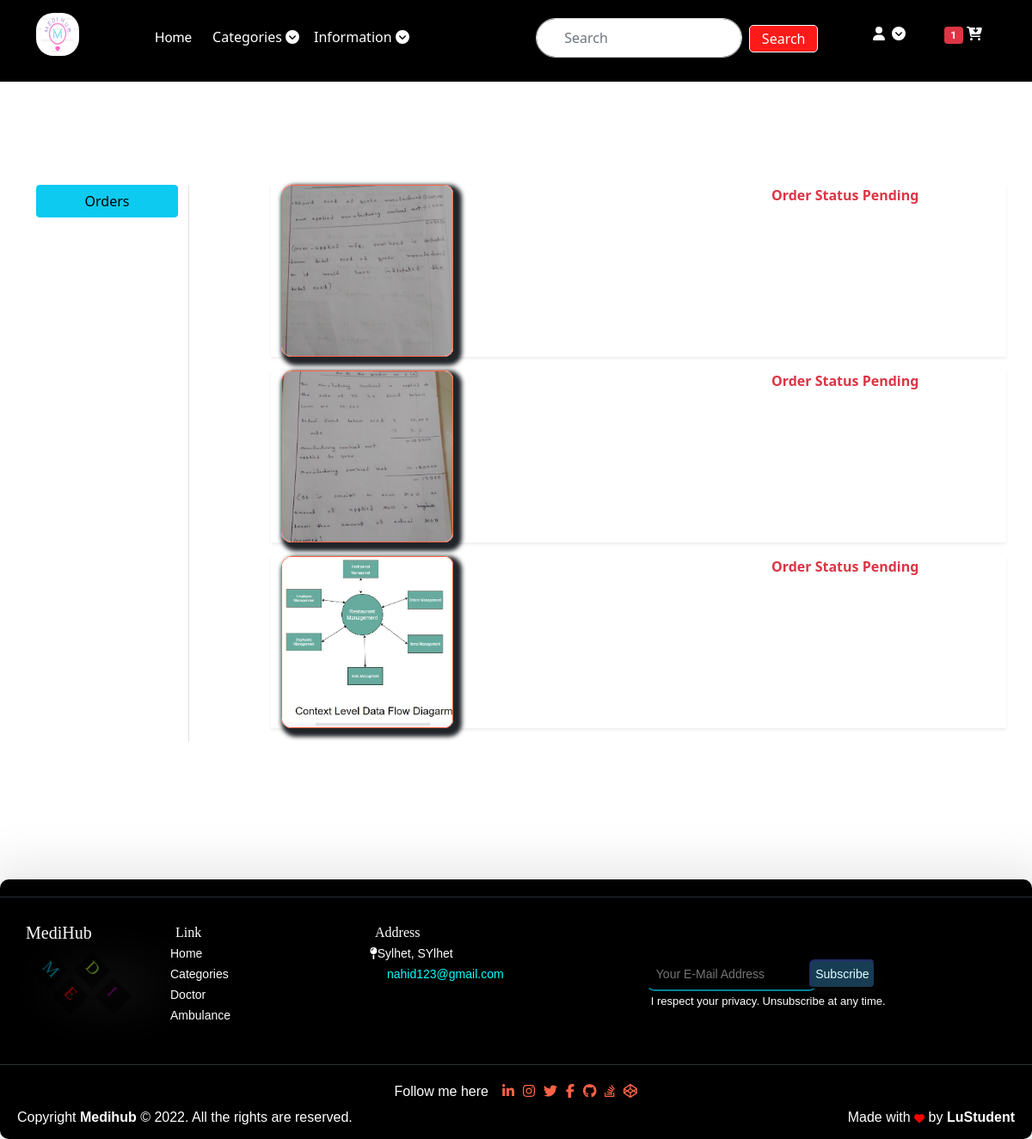
The app's page /prescription_order/ (signed in) with its own data.
### mediapp/models.py (models this page shows)
class UploadPrescription(models.Model):
    newuser = models.ForeignKey(User, on_delete=models.CASCADE, null=True)
    status = models.CharField(
        max_length=50, choices=STATUS_CHOICES, default="Pending")
    prescription_image = models.ImageField(upload_to='presimg')

### mediapp/views.py (the view)
# urls.py: path('prescription_order/', views.prescription_order,
@login_required
def prescription_order(request):
    op = UploadPrescription.objects.filter(newuser=request.user)
    if request.user.is_authenticated:
        cart = Cart.objects.filter(user=request.user)
    return render(request, 'app/prescription_order.html', {'order_placed': op, 'tcart': cart})

### mediapp/templates/app/prescription_order.html (shortened to what this page needs)
{% extends 'app/base.html' %} <br />
{% load static %} <br />
{% block main-content %} <br />
<div class="container my-5">
  <div class="row">
    <div class="col-sm-2 border-end">
      <ul class="list-unstyled">
        <li class="d-grid">
          <a href="{% url 'orders' %}" class="btn btn-info">Orders</a>
        </li>
      </ul>
    </div>
    <div class="col-sm-9 offset-sm-1">
      {% if order_placed %} {% for op in order_placed %}
      <div class="row shadow-sm mb-3 mainorder">
        <div class="col-sm-8">
          <img
            src="{{op.prescription_image.url}}"
            alt=""
            height="200"
            width="200"
            style="object-fit: cover"
          />
        </div>
        <div class="col-sm-3 fw-bold">
          <p class="text-danger">Order Status {{op.status}}</p>
        </div>
      </div>
      {% endfor %} {% else %}
      <div>
        <h1 class="text-danger">No Prescription There</h1>
      </div>
      {% endif %}
    </div>
  </div>
</div>
{% endblock main-content %}

### mediapp/static/app/css/main.css (style rules this page uses)
body { background-color: white; }

### mediapp/templates/app/prescription_order.html (style rules this page uses)
body { background: white; }
.mainorder img { border: 1px solid tomato; box-shadow: 5px 5px 5px 5px; border-radius: 12px 10px 10px 12px; }
.mainorder p { color: black; }

### records on screen
UploadPrescription: prescription_image (picture), status "Pending"
UploadPrescription: prescription_image (picture), status "Pending"
UploadPrescription: prescription_image (picture), status "Pending"

### other values on screen
{{ tcart|length }} "1"
